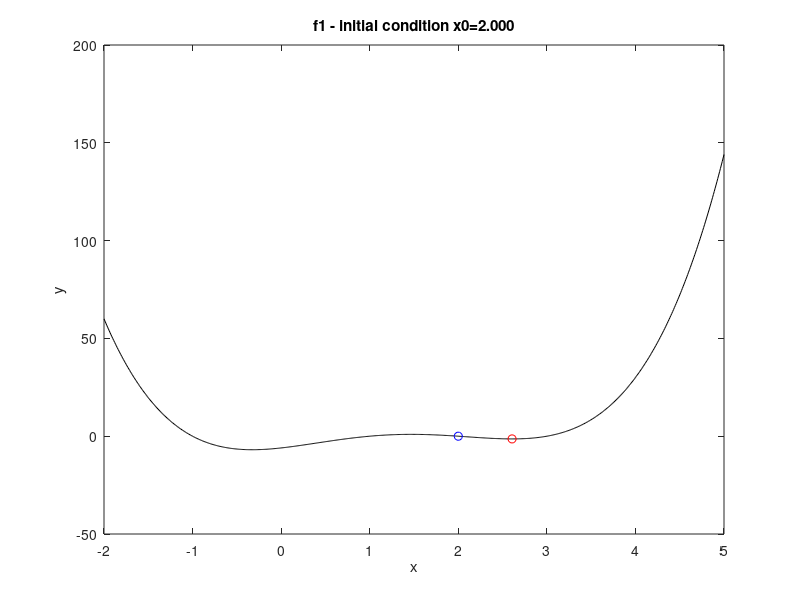
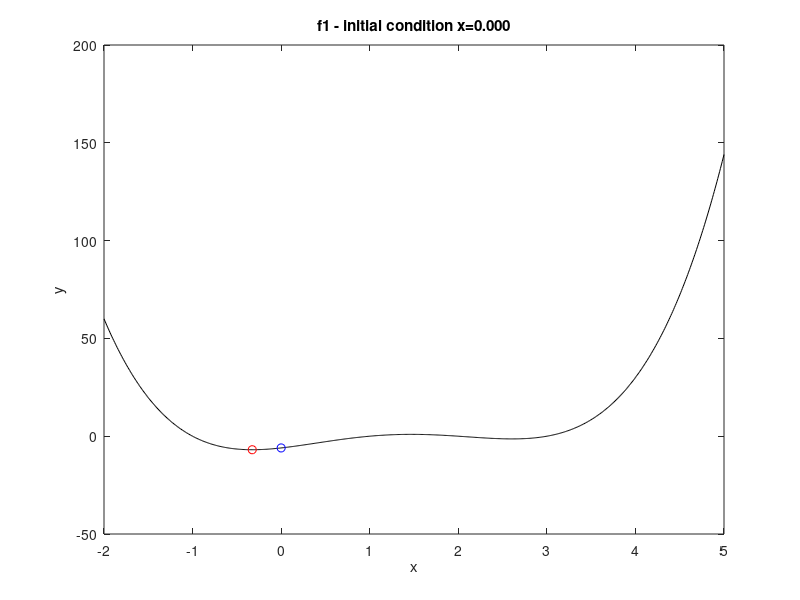

Reproduce these figures in MATLAB, in order.
% Simple Optimization
% Find minima of f(x)
% f(x) = x
f1 = @(x) (x-2).*(x-1).*(x+1).*(x-3);
x = -2:0.01:5;
x01 = 2;
[x1,fval] = fminunc( f1, x01);
figure; 
  plot(x, f1(x), 'k-', x01, f1(x01), 'bo',x1,f1(x1), 'ro');
  xlabel('x'); ylabel('y'); 
  title(sprintf('f1 - initial condition x0=%5.3f',x01));
fprintf('Solution : %6.3f | error = %6.3f\n',x1, abs(fval-f1(x1)) )
% Use an other initial value
opts = optimset('display','iter');
x02 = 0;
[x2, fval] = fminunc(f1, x02, opts);
figure;
  plot(x,f1(x), 'k-', x02, f1(x02), 'bo', x2, f1(x2), 'ro');
  xlabel('x'); ylabel('y'); 
  title(sprintf('f1 - initial condition x=%5.3f',x02));

